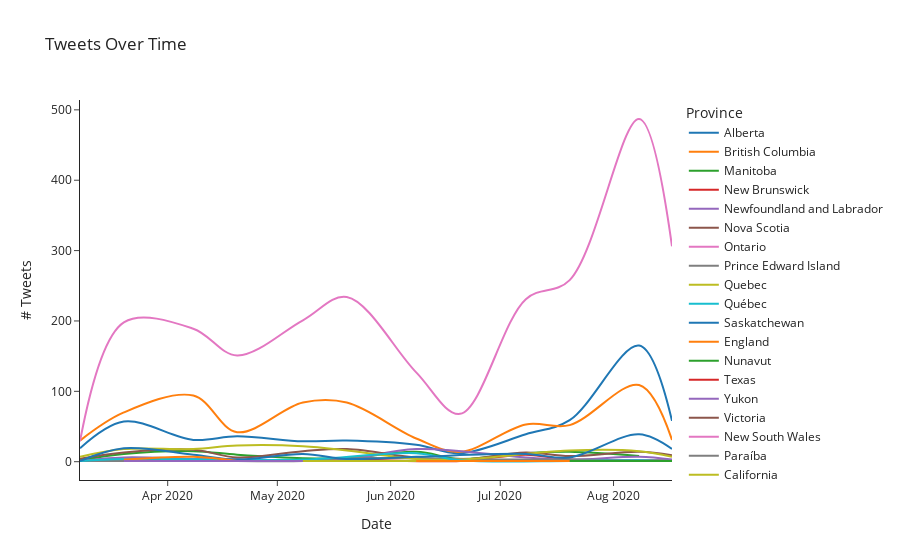

The notebook cell this image was saved under:
### Code cell
import plotly.express as px
counts = total_df.groupby(["created_at","province"]).count()[["screen_name"]]
counts = counts.rename({"screen_name": "count"},axis=1).reset_index()
counts["created_at"] =  counts["created_at"].dt.to_timestamp('s')
counts

args = {
    "x": "created_at",
    "y": "count",
    "color": "province",
    "line_shape": "spline",
    "title":  "Tweets Over Time",
    "template": "simple_white",
    "labels": {"count": "# Tweets", "created_at": "Date", "province": "Province"},
}

fig = px.line(counts,**args)
fig.write_html("../visualizations/exploratory_analysis/sample-tweets_over_time.html")
fig.show()

### Figure 1 — Plotly figure (JSON) as saved in the notebook; plotly's stock layout.template omitted (floating-point values rounded to 4 significant figures)
{"data": [{"hovertemplate": "Province=Alberta<br>Date=%{x}<br># Tweets=%{y}<extra></extra>", "legendgroup": "Alberta", "line": {"color": "#1F77B4", "dash": "solid", "shape": "spline"}, "mode": "lines", "name": "Alberta", "orientation": "v", "showlegend": true, "type": "scatter", "x": ["2020-03-08T00:00:00", "2020-03-20T00:00:00", "2020-04-08T00:00:00", "2020-04-20T00:00:00", "2020-05-08T00:00:00", "2020-05-20T00:00:00", "2020-06-08T00:00:00", "2020-06-20T00:00:00", "2020-07-08T00:00:00", "2020-07-20T00:00:00", "2020-08-08T00:00:00", "2020-08-17T00:00:00"], "xaxis": "x", "y": [19, 57, 31, 36, 29, 30, 24, 12, 39, 59, 165, 58], "yaxis": "y"}, {"hovertemplate": "Province=British Columbia<br>Date=%{x}<br># Tweets=%{y}<extra></extra>", "legendgroup": "British Columbia", "line": {"color": "#FF7F0E", "dash": "solid", "shape": "spline"}, "mode": "lines", "name": "British Columbia", "orientation": "v", "showlegend": true, "type": "scatter", "x": ["2020-03-08T00:00:00", "2020-03-20T00:00:00", "2020-04-08T00:00:00", "2020-04-20T00:00:00", "2020-05-08T00:00:00", "2020-05-20T00:00:00", "2020-06-08T00:00:00", "2020-06-20T00:00:00", "2020-07-08T00:00:00", "2020-07-20T00:00:00", "2020-08-08T00:00:00", "2020-08-17T00:00:00"], "xaxis": "x", "y": [30, 70, 94, 42, 84, 84, 33, 14, 53, 52, 109, 31], "yaxis": "y"}, {"hovertemplate": "Province=Manitoba<br>Date=%{x}<br># Tweets=%{y}<extra></extra>", "legendgroup": "Manitoba", "line": {"color": "#2CA02C", "dash": "solid", "shape": "spline"}, "mode": "lines", "name": "Manitoba", "orientation": "v", "showlegend": true, "type": "scatter", "x": ["2020-03-08T00:00:00", "2020-03-20T00:00:00", "2020-04-08T00:00:00", "2020-04-20T00:00:00", "2020-05-08T00:00:00", "2020-05-20T00:00:00", "2020-06-08T00:00:00", "2020-06-20T00:00:00", "2020-07-08T00:00:00", "2020-07-20T00:00:00", "2020-08-08T00:00:00"], "xaxis": "x", "y": [2, 11, 15, 10, 5, 5, 14, 4, 12, 14, 8], "yaxis": "y"}, {"hovertemplate": "Province=New Brunswick<br>Date=%{x}<br># Tweets=%{y}<extra></extra>", "legendgroup": "New Brunswick", "line": {"color": "#D62728", "dash": "solid", "shape": "spline"}, "mode": "lines", "name": "New Brunswick", "orientation": "v", "showlegend": true, "type": "scatter", "x": ["2020-03-08T00:00:00", "2020-03-20T00:00:00", "2020-04-08T00:00:00", "2020-04-20T00:00:00", "2020-05-08T00:00:00", "2020-05-20T00:00:00", "2020-06-20T00:00:00", "2020-07-08T00:00:00", "2020-07-20T00:00:00", "2020-08-08T00:00:00", "2020-08-17T00:00:00"], "xaxis": "x", "y": [1, 5, 1, 3, 1, 3, 1, 10, 3, 2, 2], "yaxis": "y"}, {"hovertemplate": "Province=Newfoundland and Labrador<br>Date=%{x}<br># Tweets=%{y}<extra></extra>", "legendgroup": "Newfoundland and Labrador", "line": {"color": "#9467BD", "dash": "solid", "shape": "spline"}, "mode": "lines", "name": "Newfoundland and Labrador", "orientation": "v", "showlegend": true, "type": "scatter", "x": ["2020-03-08T00:00:00", "2020-03-20T00:00:00", "2020-04-08T00:00:00", "2020-04-20T00:00:00", "2020-05-08T00:00:00", "2020-05-20T00:00:00", "2020-06-08T00:00:00", "2020-07-08T00:00:00", "2020-07-20T00:00:00", "2020-08-08T00:00:00", "2020-08-17T00:00:00"], "xaxis": "x", "y": [1, 6, 4, 3, 2, 3, 18, 6, 3, 7, 3], "yaxis": "y"}, {"hovertemplate": "Province=Nova Scotia<br>Date=%{x}<br># Tweets=%{y}<extra></extra>", "legendgroup": "Nova Scotia", "line": {"color": "#8C564B", "dash": "solid", "shape": "spline"}, "mode": "lines", "name": "Nova Scotia", "orientation": "v", "showlegend": true, "type": "scatter", "x": ["2020-03-08T00:00:00", "2020-03-20T00:00:00", "2020-04-08T00:00:00", "2020-04-20T00:00:00", "2020-05-08T00:00:00", "2020-05-20T00:00:00", "2020-06-08T00:00:00", "2020-06-20T00:00:00", "2020-07-08T00:00:00", "2020-07-20T00:00:00", "2020-08-08T00:00:00", "2020-08-17T00:00:00"], "xaxis": "x", "y": [4, 13, 17, 6, 15, 18, 6, 3, 13, 8, 14, 9], "yaxis": "y"}, {"hovertemplate": "Province=Ontario<br>Date=%{x}<br># Tweets=%{y}<extra></extra>", "legendgroup": "Ontario", "line": {"color": "#E377C2", "dash": "solid", "shape": "spline"}, "mode": "lines", "name": "Ontario", "orientation": "v", "showlegend": true, "type": "scatter", "x": ["2020-03-08T00:00:00", "2020-03-20T00:00:00", "2020-04-08T00:00:00", "2020-04-20T00:00:00", "2020-05-08T00:00:00", "2020-05-20T00:00:00", "2020-06-08T00:00:00", "2020-06-20T00:00:00", "2020-07-08T00:00:00", "2020-07-20T00:00:00", "2020-08-08T00:00:00", "2020-08-17T00:00:00"], "xaxis": "x", "y": [29, 198, 189, 151, 201, 234, 127, 68, 231, 258, 487, 306], "yaxis": "y"}, {"hovertemplate": "Province=Prince Edward Island<br>Date=%{x}<br># Tweets=%{y}<extra></extra>", "legendgroup": "Prince Edward Island", "line": {"color": "#7F7F7F", "dash": "solid", "shape": "spline"}, "mode": "lines", "name": "Prince Edward Island", "orientation": "v", "showlegend": true, "type": "scatter", "x": ["2020-03-08T00:00:00", "2020-03-20T00:00:00", "2020-04-08T00:00:00", "2020-04-20T00:00:00", "2020-05-08T00:00:00", "2020-05-20T00:00:00", "2020-07-08T00:00:00", "2020-07-20T00:00:00", "2020-08-17T00:00:00"], "xaxis": "x", "y": [1, 1, 1, 1, 1, 5, 3, 3, 1], "yaxis": "y"}, {"hovertemplate": "Province=Quebec<br>Date=%{x}<br># Tweets=%{y}<extra></extra>", "legendgroup": "Quebec", "line": {"color": "#BCBD22", "dash": "solid", "shape": "spline"}, "mode": "lines", "name": "Quebec", "orientation": "v", "showlegend": true, "type": "scatter", "x": ["2020-03-08T00:00:00", "2020-03-20T00:00:00", "2020-04-08T00:00:00", "2020-04-20T00:00:00", "2020-05-08T00:00:00", "2020-05-20T00:00:00", "2020-06-08T00:00:00", "2020-06-20T00:00:00", "2020-07-08T00:00:00", "2020-07-20T00:00:00", "2020-08-08T00:00:00", "2020-08-17T00:00:00"], "xaxis": "x", "y": [7, 18, 18, 23, 22, 16, 4, 3, 11, 16, 15, 7], "yaxis": "y"}, {"hovertemplate": "Province=Québec<br>Date=%{x}<br># Tweets=%{y}<extra></extra>", "legendgroup": "Québec", "line": {"color": "#17BECF", "dash": "solid", "shape": "spline"}, "mode": "lines", "name": "Québec", "orientation": "v", "showlegend": true, "type": "scatter", "x": ["2020-03-08T00:00:00", "2020-03-20T00:00:00", "2020-05-08T00:00:00", "2020-06-08T00:00:00", "2020-06-20T00:00:00", "2020-07-20T00:00:00", "2020-08-08T00:00:00", "2020-08-17T00:00:00"], "xaxis": "x", "y": [1, 4, 3, 12, 2, 1, 2, 1], "yaxis": "y"}, {"hovertemplate": "Province=Saskatchewan<br>Date=%{x}<br># Tweets=%{y}<extra></extra>", "legendgroup": "Saskatchewan", "line": {"color": "#1F77B4", "dash": "solid", "shape": "spline"}, "mode": "lines", "name": "Saskatchewan", "orientation": "v", "showlegend": true, "type": "scatter", "x": ["2020-03-08T00:00:00", "2020-03-20T00:00:00", "2020-04-08T00:00:00", "2020-04-20T00:00:00", "2020-05-08T00:00:00", "2020-05-20T00:00:00", "2020-06-08T00:00:00", "2020-07-08T00:00:00", "2020-07-20T00:00:00", "2020-08-08T00:00:00", "2020-08-17T00:00:00"], "xaxis": "x", "y": [1, 19, 10, 3, 11, 4, 7, 11, 6, 39, 18], "yaxis": "y"}, {"hovertemplate": "Province=England<br>Date=%{x}<br># Tweets=%{y}<extra></extra>", "legendgroup": "England", "line": {"color": "#FF7F0E", "dash": "solid", "shape": "spline"}, "mode": "lines", "name": "England", "orientation": "v", "showlegend": true, "type": "scatter", "x": ["2020-03-20T00:00:00", "2020-04-08T00:00:00", "2020-04-20T00:00:00"], "xaxis": "x", "y": [3, 7, 1], "yaxis": "y"}, {"hovertemplate": "Province=Nunavut<br>Date=%{x}<br># Tweets=%{y}<extra></extra>", "legendgroup": "Nunavut", "line": {"color": "#2CA02C", "dash": "solid", "shape": "spline"}, "mode": "lines", "name": "Nunavut", "orientation": "v", "showlegend": true, "type": "scatter", "x": ["2020-03-20T00:00:00"], "xaxis": "x", "y": [1], "yaxis": "y"}, {"hovertemplate": "Province=Texas<br>Date=%{x}<br># Tweets=%{y}<extra></extra>", "legendgroup": "Texas", "line": {"color": "#D62728", "dash": "solid", "shape": "spline"}, "mode": "lines", "name": "Texas", "orientation": "v", "showlegend": true, "type": "scatter", "x": ["2020-03-20T00:00:00"], "xaxis": "x", "y": [1], "yaxis": "y"}, {"hovertemplate": "Province=Yukon<br>Date=%{x}<br># Tweets=%{y}<extra></extra>", "legendgroup": "Yukon", "line": {"color": "#9467BD", "dash": "solid", "shape": "spline"}, "mode": "lines", "name": "Yukon", "orientation": "v", "showlegend": true, "type": "scatter", "x": ["2020-03-20T00:00:00", "2020-04-08T00:00:00", "2020-06-08T00:00:00", "2020-07-08T00:00:00", "2020-08-08T00:00:00"], "xaxis": "x", "y": [1, 1, 1, 1, 1], "yaxis": "y"}, {"hovertemplate": "Province=Victoria<br>Date=%{x}<br># Tweets=%{y}<extra></extra>", "legendgroup": "Victoria", "line": {"color": "#8C564B", "dash": "solid", "shape": "spline"}, "mode": "lines", "name": "Victoria", "orientation": "v", "showlegend": true, "type": "scatter", "x": ["2020-04-08T00:00:00"], "xaxis": "x", "y": [1], "yaxis": "y"}, {"hovertemplate": "Province=New South Wales<br>Date=%{x}<br># Tweets=%{y}<extra></extra>", "legendgroup": "New South Wales", "line": {"color": "#E377C2", "dash": "solid", "shape": "spline"}, "mode": "lines", "name": "New South Wales", "orientation": "v", "showlegend": true, "type": "scatter", "x": ["2020-04-20T00:00:00"], "xaxis": "x", "y": [1], "yaxis": "y"}, {"hovertemplate": "Province=Paraíba<br>Date=%{x}<br># Tweets=%{y}<extra></extra>", "legendgroup": "Paraíba", "line": {"color": "#7F7F7F", "dash": "solid", "shape": "spline"}, "mode": "lines", "name": "Paraíba", "orientation": "v", "showlegend": true, "type": "scatter", "x": ["2020-04-20T00:00:00"], "xaxis": "x", "y": [1], "yaxis": "y"}, {"hovertemplate": "Province=California<br>Date=%{x}<br># Tweets=%{y}<extra></extra>", "legendgroup": "California", "line": {"color": "#BCBD22", "dash": "solid", "shape": "spline"}, "mode": "lines", "name": "California", "orientation": "v", "showlegend": true, "type": "scatter", "x": ["2020-05-08T00:00:00", "2020-08-17T00:00:00"], "xaxis": "x", "y": [1, 1], "yaxis": "y"}, {"hovertemplate": "Province=São Paulo<br>Date=%{x}<br># Tweets=%{y}<extra></extra>", "legendgroup": "São Paulo", "line": {"color": "#17BECF", "dash": "solid", "shape": "spline"}, "mode": "lines", "name": "São Paulo", "orientation": "v", "showlegend": true, "type": "scatter", "x": ["2020-05-08T00:00:00"], "xaxis": "x", "y": [2], "yaxis": "y"}, {"hovertemplate": "Province=Maryland<br>Date=%{x}<br># Tweets=%{y}<extra></extra>", "legendgroup": "Maryland", "line": {"color": "#1F77B4", "dash": "solid", "shape": "spline"}, "mode": "lines", "name": "Maryland", "orientation": "v", "showlegend": true, "type": "scatter", "x": ["2020-05-20T00:00:00"], "xaxis": "x", "y": [1], "yaxis": "y"}, {"hovertemplate": "Province=Northwest Territories<br>Date=%{x}<br># Tweets=%{y}<extra></extra>", "legendgroup": "Northwest Territories", "line": {"color": "#FF7F0E", "dash": "solid", "shape": "spline"}, "mode": "lines", "name": "Northwest Territories", "orientation": "v", "showlegend": true, "type": "scatter", "x": ["2020-06-08T00:00:00", "2020-08-17T00:00:00"], "xaxis": "x", "y": [1, 1], "yaxis": "y"}, {"hovertemplate": "Province=New York<br>Date=%{x}<br># Tweets=%{y}<extra></extra>", "legendgroup": "New York", "line": {"color": "#2CA02C", "dash": "solid", "shape": "spline"}, "mode": "lines", "name": "New York", "orientation": "v", "showlegend": true, "type": "scatter", "x": ["2020-07-20T00:00:00", "2020-08-17T00:00:00"], "xaxis": "x", "y": [1, 1], "yaxis": "y"}, {"hovertemplate": "Province=Tennessee<br>Date=%{x}<br># Tweets=%{y}<extra></extra>", "legendgroup": "Tennessee", "line": {"color": "#D62728", "dash": "solid", "shape": "spline"}, "mode": "lines", "name": "Tennessee", "orientation": "v", "showlegend": true, "type": "scatter", "x": ["2020-08-17T00:00:00"], "xaxis": "x", "y": [1], "yaxis": "y"}], "layout": {"legend": {"title": {"text": "Province"}, "tracegroupgap": 0}, "title": {"text": "Tweets Over Time"}, "xaxis": {"anchor": "y", "domain": [0, 1], "title": {"text": "Date"}}, "yaxis": {"anchor": "x", "domain": [0, 1], "title": {"text": "# Tweets"}}}}
